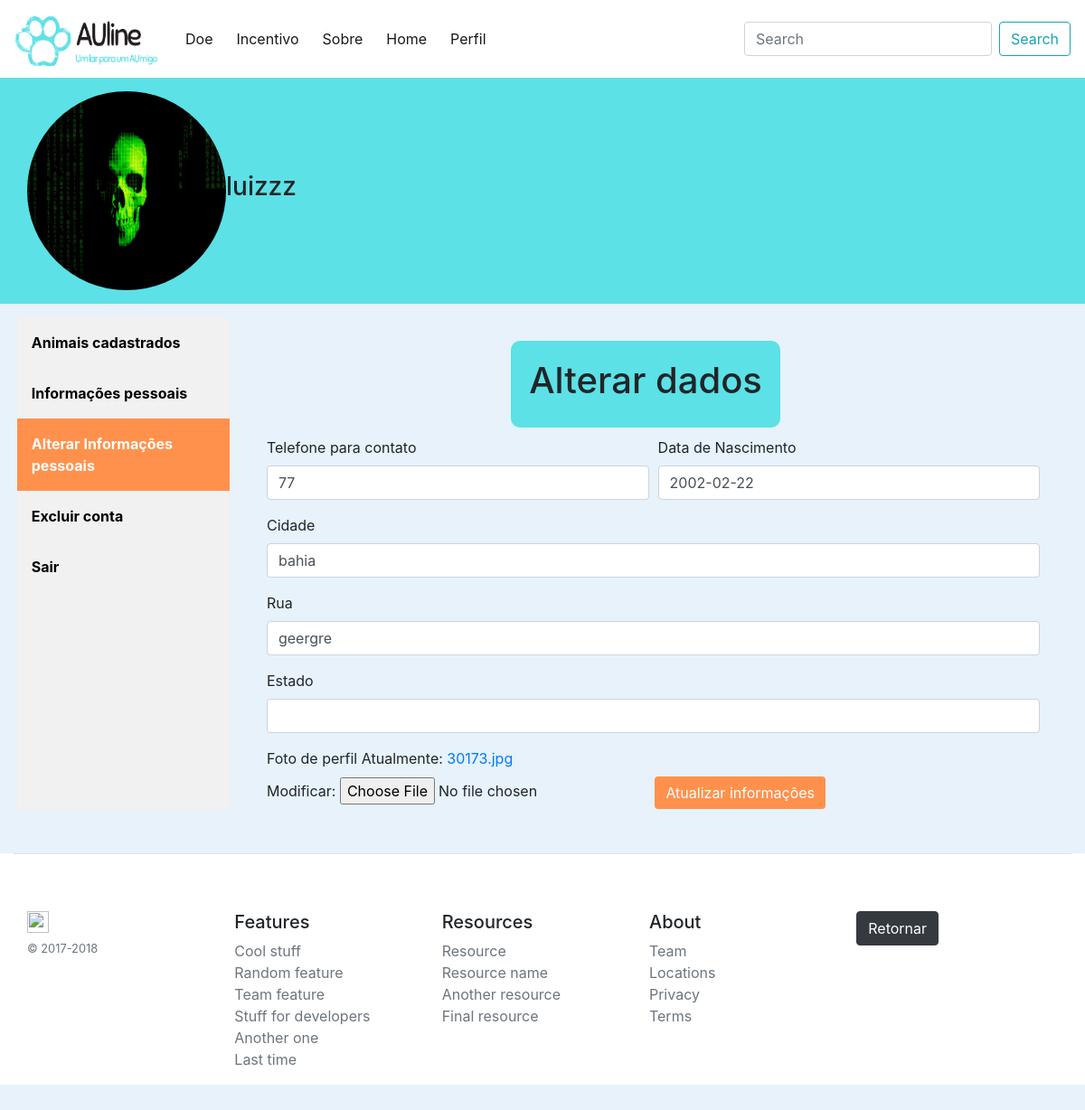
The app's page /perfil/alterar-informacoes/10/ (signed in), older data.
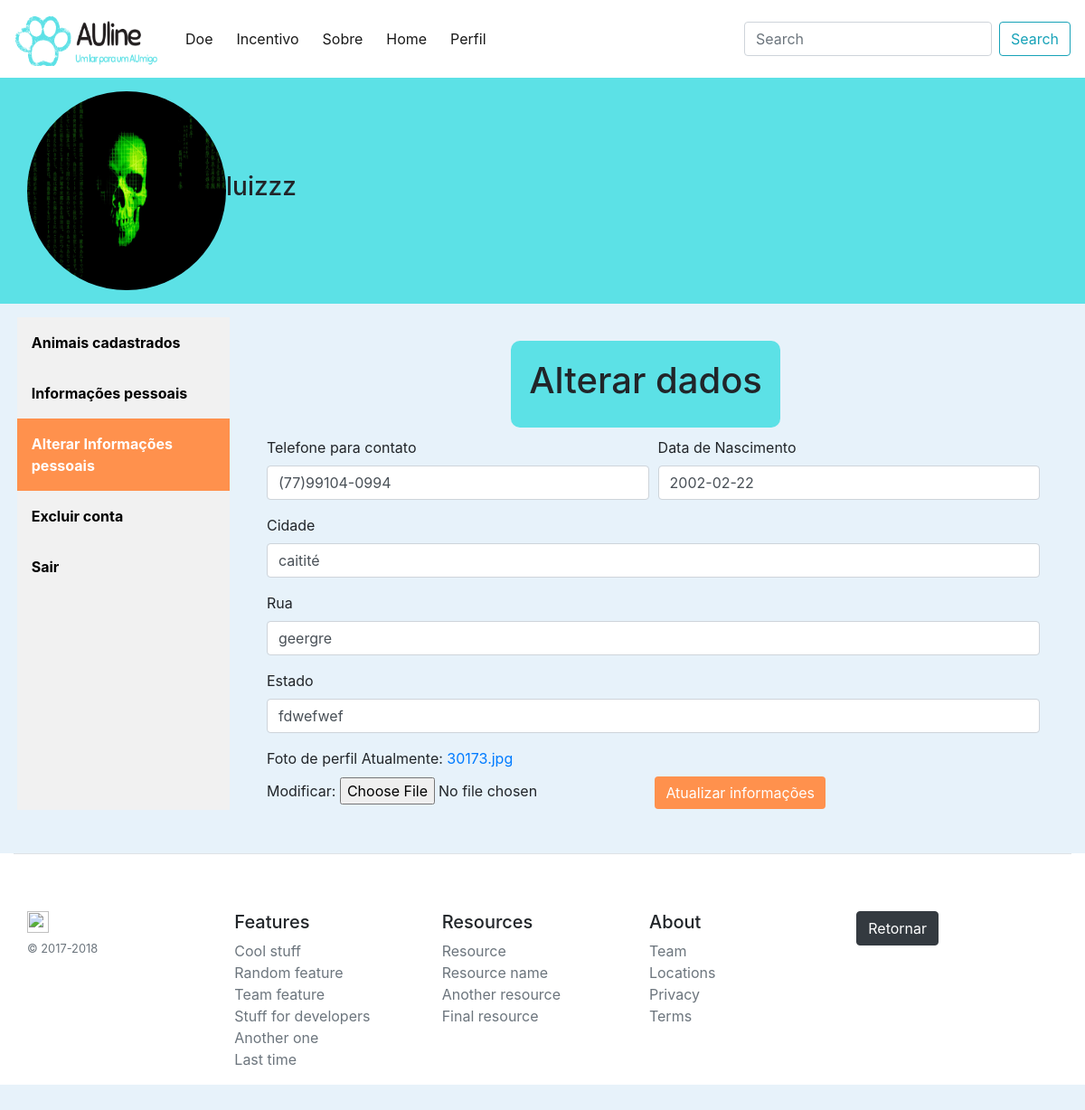
The same page, newer data.
### users/models.py (models this page shows, shortened)
class Perfil(models.Model):
    user = models.OneToOneField(User, on_delete=models.CASCADE)
    data_de_nascimento = models.DateField('Data de nascimento', max_length=10)
    telefone = models.CharField('Telefone para contato', max_length=15)
    foto = models.ImageField('Foto de Perfil', upload_to='perfil', default='perfil/unknow.png')
    estado_usuario = models.CharField('Estado', max_length=50)
    cidade_usuario = models.CharField('Cidade', max_length=50, blank=True)
    rua_usuario = models.CharField('Rua', max_length=70, blank=True)

### perfis/views.py (the view)
# urls.py: path('alterar-informacoes/<int:id>/', alterar, name='alterar-informacoes'),
@login_required
def alterar(request, id):
    usuario = User.objects.get(id=request.user.id)
    perfil_usuario = Perfil.objects.get(user=request.user.id)
    form = UserForm(request.POST or None, instance=usuario)
    form_perfil = PerfilForm(request.POST or None, request.FILES or None,
                            instance=perfil_usuario)
    contexto = {
        'usuario':usuario,
        'perfil_usuario':perfil_usuario,
        'form':form,
        'form_perfil':form_perfil,
    }
    print(form_perfil.is_valid())
    if form_perfil.is_valid():
        edit = form_perfil.save(commit=False)
        edit.save()
        return redirect('informacoes-pessoais')
    return render(request,'alterar-informacoes.html', contexto)

### users/forms.py (shortened to what this page needs)
class UserForm(UserCreationForm):
    password1 = forms.CharField(widget=forms.PasswordInput(attrs={'class': 'form-control'}))
    password2 = forms.CharField(widget=forms.PasswordInput(attrs={'class': 'form-control'}))
    class Meta:
        model = User
        fields = ('username', 'email', 'first_name', 'last_name', 'password1', 'password2')
        widgets = {
            'username': forms.TextInput(attrs={'class':'form-control'}),
            'email': forms.EmailInput(attrs={'class':'form-control'}),
            'first_name': forms.TextInput(attrs={'class':'form-control'}),
            'last_name': forms.TextInput(attrs={'class':'form-control'}),
        }

### templates/alterar-informacoes.html (shortened to what this page needs)
{% extends 'base.html' %}
{% load static %}
{% block conteudo %}
    <div class="profilebar">
        <img src="../../../media/{{perfil_usuario.foto}}" alt="{{usuario.username}}" class="img-profile">
        <h3>{{usuario.username}}</h3>
    </div>
    <div class="content">
        <div class="row">
            <div class="sidebar">
            <a href="{% url 'animais'%}">Animais cadastrados</a>
            <a href="{% url 'informacoes-pessoais' %}">Informações pessoais</a>
            <a class="active" href="{% url 'alterar-informacoes' usuario.id %}">Alterar Informações pessoais</a>
            <a href="#">Excluir conta</a>
            <a href="{% url 'logout' %}">Sair</a>
          </div>
          <div class="content-profile">
            <div class="container">
                <div class="row justify-content-lg-center">
                  <form method="post" class="form-cadastro" enctype='multipart/form-data'>
                    <h1 class="">Alterar dados</h1>
                    </div>
                    <div class="form-row">
                      <div class="form-group col-md-6">
                        <label for="telefone">Telefone para contato</label>
                        {{ form_perfil.telefone }}
                      </div>
                      <div class="form-group col-md-6">
                        <label for="data_de_nascimento">Data de Nascimento</label>
                        {{ form_perfil.data_de_nascimento }}
                      </div>
                    </div>
                    <div class="form-group">
                      <label for="cidade_usuario">Cidade</label>
                      {{ form_perfil.cidade_usuario }}
                    </div>
                    <div class="form-group">
                      <label for="rua_usuario">Rua</label>
                      {{ form_perfil.rua_usuario }}
                    </div>
                    <div class="form-group">
                      <label for="estado_usuario">Estado</label>
                      {{ form_perfil.estado_usuario }}
                    </div>
                      <label for="foto">Foto de perfil</label>
                      {{ form_perfil.foto }}
                    <input type="submit" class="btn btn-primary" value="Atualizar informações">
                </div>
              </div>
          </div>
        </div>
{% endblock conteudo %}

Row changes from the older to the newer data that the page shows:
changed Perfil "geergre": telefone "77" → "(77)99104-0994"; cidade_usuario "bahia" → "caitité"; estado_usuario (not shown) → "fdwefwef"
